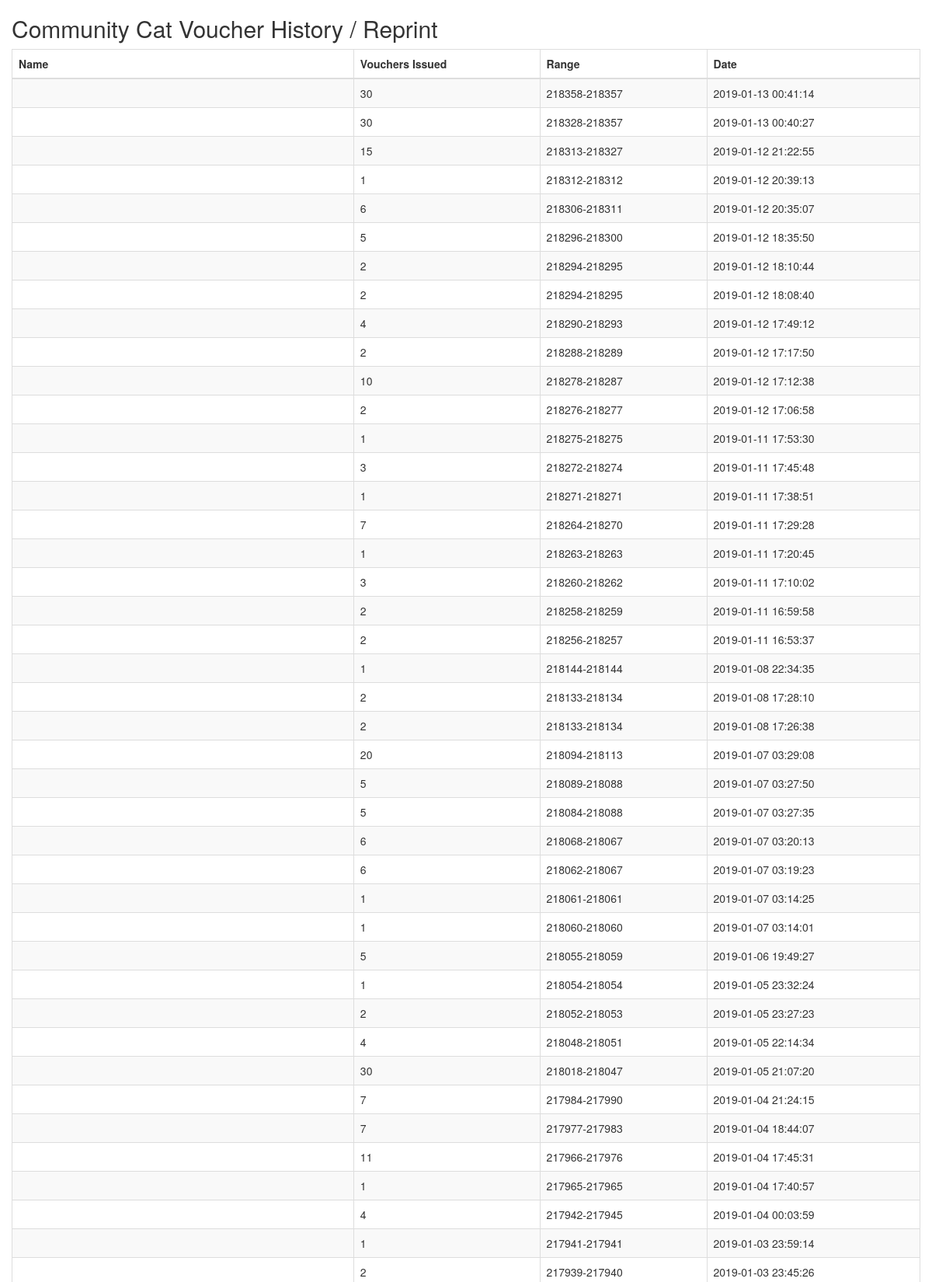
Screenshot of /query.php (upper part) with the database file from the repository.
### tables this page shows
CREATE TABLE `caregivers` (
  `caregiver_id` mediumint(8) UNSIGNED NOT NULL,
  `first_name` varchar(20) NOT NULL DEFAULT '',
  `last_name` varchar(30) NOT NULL DEFAULT '',
  `day_phone` varchar(20) NOT NULL DEFAULT '',
  `other_phone` varchar(20) DEFAULT NULL,
  `email` varchar(60) DEFAULT NULL,
  `address` varchar(70) NOT NULL DEFAULT '',
  `apt_num` varchar(5) DEFAULT NULL,
  `city` varchar(30) DEFAULT NULL,
  `county` varchar(20) DEFAULT NULL,
  `zip` mediumint(5) DEFAULT NULL,
  `colony_id` mediumint(8) UNSIGNED NOT NULL,
  `mod_by` varchar(20) DEFAULT NULL,
  `mod_date` timestamp NOT NULL DEFAULT CURRENT_TIMESTAMP ON UPDATE CURRENT_TIMESTAMP
);

CREATE TABLE `colonies` (
  `colony_id` mediumint(8) UNSIGNED NOT NULL,
  `colony_name` varchar(20) NOT NULL DEFAULT '',
  `colony_address` varchar(30) DEFAULT NULL,
  `colony_aptnum` varchar(5) DEFAULT NULL,
  `colony_city` varchar(20) DEFAULT NULL,
  `colony_county` varchar(20) DEFAULT NULL,
  `colony_zip` varchar(30) DEFAULT NULL,
  `NumVouchIssued` tinyint(4) UNSIGNED DEFAULT NULL,
  `VoucherStartNum` int(10) UNSIGNED DEFAULT NULL,
  `VoucherEndNum` int(10) UNSIGNED DEFAULT NULL,
  `trapper` varchar(30) DEFAULT NULL,
  `mod_by` varchar(20) DEFAULT NULL,
  `mod_date` timestamp NOT NULL DEFAULT CURRENT_TIMESTAMP ON UPDATE CURRENT_TIMESTAMP
);

### query.php (the view, shortened to what this page needs)
<!DOCTYPE html>
<html lang="en">
<head>
  <link rel="stylesheet" href="https://maxcdn.bootstrapcdn.com/bootstrap/3.3.7/css/bootstrap.min.css">
</head>
<body>
    <div class="container">
            <div class="row">
                <h2>Community Cat Voucher History / Reprint</h2>
            </div>
            <div class="row">
                <table class="table table-striped table-bordered">
                  <thead>
                    <tr>
                      <th>Name</th>
                      <th>Vouchers Issued</th>
                      <th>Range</th>
                      <th>Date</th>
                    </tr>
                  </thead>
                  <tbody>
                  <?php
                   $pdo = Database::connect();
                   $lastname = '%' . $_POST['lastname'] . '%';
                   $sql = "SELECT * FROM colonies, caregivers
                                   WHERE UPPER(last_name) LIKE UPPER('$lastname')
                                     AND colonies.colony_id = caregivers.colony_id
                                ORDER BY last_name, caregivers.mod_date DESC";
                   foreach ($pdo->query($sql) as $row) {
                            echo '<tr>';
                            echo '<td>'. '<a href="genpdf.php?id=' . $row['colony_id']. '&county=' .
                            $row['colony_county'] . '"">' . $row['first_name'] . ' ' . $row['last_name'] . '</a></td>';
                            echo '<td>'. $row['NumVouchIssued'] . '</td>';
                            echo '<td>'. $row['VoucherStartNum'] . '-' . $row['VoucherEndNum'] . '</td>';
                            echo '<td>'. $row['mod_date'] . '</td>';
                            echo '</tr>';
                   }
                  ?>
                  </tbody>
            </table>
        </div>
    </div>
  </body>
</html>

### rows the page displays
caregivers: colonies.NumVouchIssued "30", colonies.VoucherStartNum "218358", colonies.VoucherEndNum "218357", mod_date "2019-01-13 00:41:14"
caregivers: colonies.NumVouchIssued "30", colonies.VoucherStartNum "218328", colonies.VoucherEndNum "218357", mod_date "2019-01-13 00:40:27"
caregivers: colonies.NumVouchIssued "15", colonies.VoucherStartNum "218313", colonies.VoucherEndNum "218327", mod_date "2019-01-12 21:22:55"
caregivers: colonies.NumVouchIssued "1", colonies.VoucherStartNum "218312", colonies.VoucherEndNum "218312", mod_date "2019-01-12 20:39:13"
caregivers: colonies.NumVouchIssued "6", colonies.VoucherStartNum "218306", colonies.VoucherEndNum "218311", mod_date "2019-01-12 20:35:07"
caregivers: colonies.NumVouchIssued "5", colonies.VoucherStartNum "218296", colonies.VoucherEndNum "218300", mod_date "2019-01-12 18:35:50"
caregivers: colonies.NumVouchIssued "2", colonies.VoucherStartNum "218294", colonies.VoucherEndNum "218295", mod_date "2019-01-12 18:10:44"
caregivers: colonies.NumVouchIssued "2", colonies.VoucherStartNum "218294", colonies.VoucherEndNum "218295", mod_date "2019-01-12 18:08:40"
caregivers: colonies.NumVouchIssued "4", colonies.VoucherStartNum "218290", colonies.VoucherEndNum "218293", mod_date "2019-01-12 17:49:12"
caregivers: colonies.NumVouchIssued "2", colonies.VoucherStartNum "218288", colonies.VoucherEndNum "218289", mod_date "2019-01-12 17:17:50"
caregivers: colonies.NumVouchIssued "10", colonies.VoucherStartNum "218278", colonies.VoucherEndNum "218287", mod_date "2019-01-12 17:12:38"
caregivers: colonies.NumVouchIssued "2", colonies.VoucherStartNum "218276", colonies.VoucherEndNum "218277", mod_date "2019-01-12 17:06:58"
caregivers: colonies.NumVouchIssued "1", colonies.VoucherStartNum "218275", colonies.VoucherEndNum "218275", mod_date "2019-01-11 17:53:30"
caregivers: colonies.NumVouchIssued "3", colonies.VoucherStartNum "218272", colonies.VoucherEndNum "218274", mod_date "2019-01-11 17:45:48"
caregivers: colonies.NumVouchIssued "1", colonies.VoucherStartNum "218271", colonies.VoucherEndNum "218271", mod_date "2019-01-11 17:38:51"
caregivers: colonies.NumVouchIssued "7", colonies.VoucherStartNum "218264", colonies.VoucherEndNum "218270", mod_date "2019-01-11 17:29:28"
caregivers: colonies.NumVouchIssued "1", colonies.VoucherStartNum "218263", colonies.VoucherEndNum "218263", mod_date "2019-01-11 17:20:45"
caregivers: colonies.NumVouchIssued "3", colonies.VoucherStartNum "218260", colonies.VoucherEndNum "218262", mod_date "2019-01-11 17:10:02"
caregivers: colonies.NumVouchIssued "2", colonies.VoucherStartNum "218258", colonies.VoucherEndNum "218259", mod_date "2019-01-11 16:59:58"
caregivers: colonies.NumVouchIssued "2", colonies.VoucherStartNum "218256", colonies.VoucherEndNum "218257", mod_date "2019-01-11 16:53:37"
caregivers: colonies.NumVouchIssued "1", colonies.VoucherStartNum "218144", colonies.VoucherEndNum "218144", mod_date "2019-01-08 22:34:35"
caregivers: colonies.NumVouchIssued "2", colonies.VoucherStartNum "218133", colonies.VoucherEndNum "218134", mod_date "2019-01-08 17:28:10"
caregivers: colonies.NumVouchIssued "2", colonies.VoucherStartNum "218133", colonies.VoucherEndNum "218134", mod_date "2019-01-08 17:26:38"
caregivers: colonies.NumVouchIssued "20", colonies.VoucherStartNum "218094", colonies.VoucherEndNum "218113", mod_date "2019-01-07 03:29:08"
caregivers: colonies.NumVouchIssued "5", colonies.VoucherStartNum "218089", colonies.VoucherEndNum "218088", mod_date "2019-01-07 03:27:50"
caregivers: colonies.NumVouchIssued "5", colonies.VoucherStartNum "218084", colonies.VoucherEndNum "218088", mod_date "2019-01-07 03:27:35"
caregivers: colonies.NumVouchIssued "6", colonies.VoucherStartNum "218068", colonies.VoucherEndNum "218067", mod_date "2019-01-07 03:20:13"
caregivers: colonies.NumVouchIssued "6", colonies.VoucherStartNum "218062", colonies.VoucherEndNum "218067", mod_date "2019-01-07 03:19:23"
caregivers: colonies.NumVouchIssued "1", colonies.VoucherStartNum "218061", colonies.VoucherEndNum "218061", mod_date "2019-01-07 03:14:25"
caregivers: colonies.NumVouchIssued "1", colonies.VoucherStartNum "218060", colonies.VoucherEndNum "218060", mod_date "2019-01-07 03:14:01"
caregivers: colonies.NumVouchIssued "5", colonies.VoucherStartNum "218055", colonies.VoucherEndNum "218059", mod_date "2019-01-06 19:49:27"
caregivers: colonies.NumVouchIssued "1", colonies.VoucherStartNum "218054", colonies.VoucherEndNum "218054", mod_date "2019-01-05 23:32:24"
caregivers: colonies.NumVouchIssued "2", colonies.VoucherStartNum "218052", colonies.VoucherEndNum "218053", mod_date "2019-01-05 23:27:23"
caregivers: colonies.NumVouchIssued "4", colonies.VoucherStartNum "218048", colonies.VoucherEndNum "218051", mod_date "2019-01-05 22:14:34"
caregivers: colonies.NumVouchIssued "30", colonies.VoucherStartNum "218018", colonies.VoucherEndNum "218047", mod_date "2019-01-05 21:07:20"
caregivers: colonies.NumVouchIssued "7", colonies.VoucherStartNum "217984", colonies.VoucherEndNum "217990", mod_date "2019-01-04 21:24:15"
caregivers: colonies.NumVouchIssued "7", colonies.VoucherStartNum "217977", colonies.VoucherEndNum "217983", mod_date "2019-01-04 18:44:07"
caregivers: colonies.NumVouchIssued "11", colonies.VoucherStartNum "217966", colonies.VoucherEndNum "217976", mod_date "2019-01-04 17:45:31"
caregivers: colonies.NumVouchIssued "1", colonies.VoucherStartNum "217965", colonies.VoucherEndNum "217965", mod_date "2019-01-04 17:40:57"
caregivers: colonies.NumVouchIssued "4", colonies.VoucherStartNum "217942", colonies.VoucherEndNum "217945", mod_date "2019-01-04 00:03:59"
caregivers: colonies.NumVouchIssued "1", colonies.VoucherStartNum "217941", colonies.VoucherEndNum "217941", mod_date "2019-01-03 23:59:14"
caregivers: colonies.NumVouchIssued "2", colonies.VoucherStartNum "217939", colonies.VoucherEndNum "217940", mod_date "2019-01-03 23:45:26"
